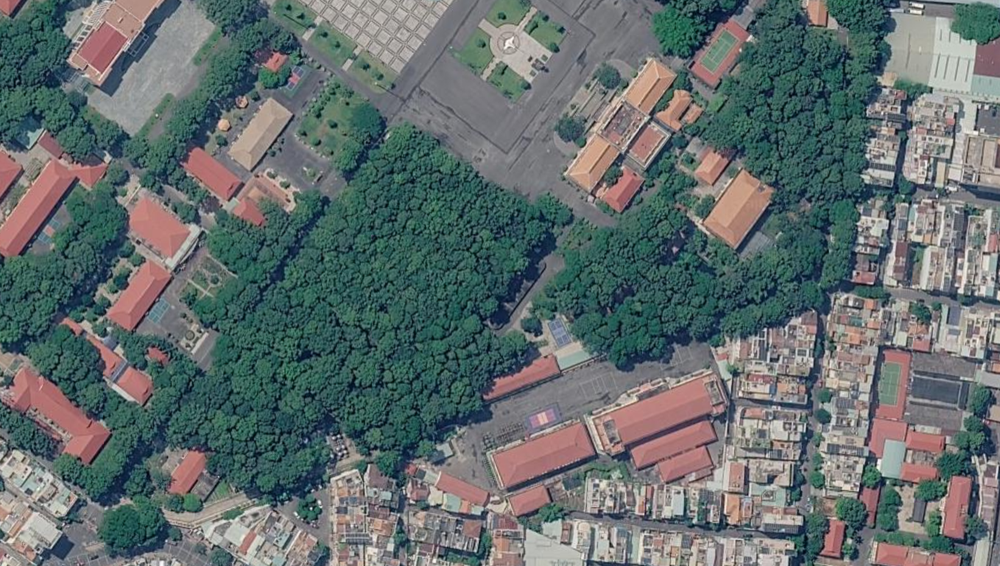
#> input picture references/refmap.png, 1000 x 566 px, shrunk from 1358 x 768 before the run
$ python get_px_per_meter.py
#> lines starting #> are read from the running program, lines starting #| are printed output that depends on the picture; after the words box and inside, x2 and y2 are one past the last pixel; in counts of white or black regions, pixels touching at a corner belong together
# -*- coding: utf-8 -*-
# Copyright (c) 2026 Phan Thanh An and Tran Anh Dung
# Institute of Mathematical and Computational Sciences (IMACS)
# Contact: Prof. Phan Thanh An <thanhan@hcmut.edu.vn>
#          Tran Anh Dung <trananhdung@iuh.edu.vn>, <tadung.sdh231@hcmut.edu.vn>
# Released under the MIT License (see LICENSE).
"""
get_px_per_meter.py
- Ảnh cố định: references/refmap.png
- Click 2 điểm đầu-cuối thanh scale bar
- Nhập độ dài thực (m) từ bàn phím (ví dụ 90)
- Trả ra px_per_meter
"""

import math
import cv2

IMAGE_PATH = "references/refmap.png"

clicked_points = []


def mouse_callback(event, x, y, flags, param):
    global clicked_points
    img_draw = param["img_draw"]

    if event == cv2.EVENT_LBUTTONDOWN:
        if len(clicked_points) < 2:
            clicked_points.append((x, y))
            cv2.circle(img_draw, (x, y), 5, (0, 0, 255), -1)
            cv2.putText(
                img_draw,
                f"P{len(clicked_points)}({x},{y})",
                (x + 8, y - 8),
                cv2.FONT_HERSHEY_SIMPLEX,
                0.5,
                (0, 255, 255),
                1,
                cv2.LINE_AA
            )
            if len(clicked_points) == 2:
                cv2.line(img_draw, clicked_points[0], clicked_points[1], (255, 0, 0), 2)


def compute_distance_px(p1, p2):
    return math.hypot(p2[0] - p1[0], p2[1] - p1[1])


def main():
    img = cv2.imread(IMAGE_PATH)
#> img is the input picture: shape (566, 1000, 3); mean B, G, R 109.1, 109.2, 98.9
    if img is None:
        print(f"[ERROR] Không đọc được ảnh: {IMAGE_PATH}")
        return

    img_draw = img.copy()

    guide = "Click 2 diem scale bar | R: reset | Enter: tinh | ESC: thoat"
    cv2.namedWindow("get_px_per_meter", cv2.WINDOW_NORMAL)
    cv2.setMouseCallback("get_px_per_meter", mouse_callback, {"img_draw": img_draw})

    while True:
        show = img_draw.copy()
        cv2.putText(show, guide, (20, 30), cv2.FONT_HERSHEY_SIMPLEX, 0.7, (50, 255, 50), 2, cv2.LINE_AA)
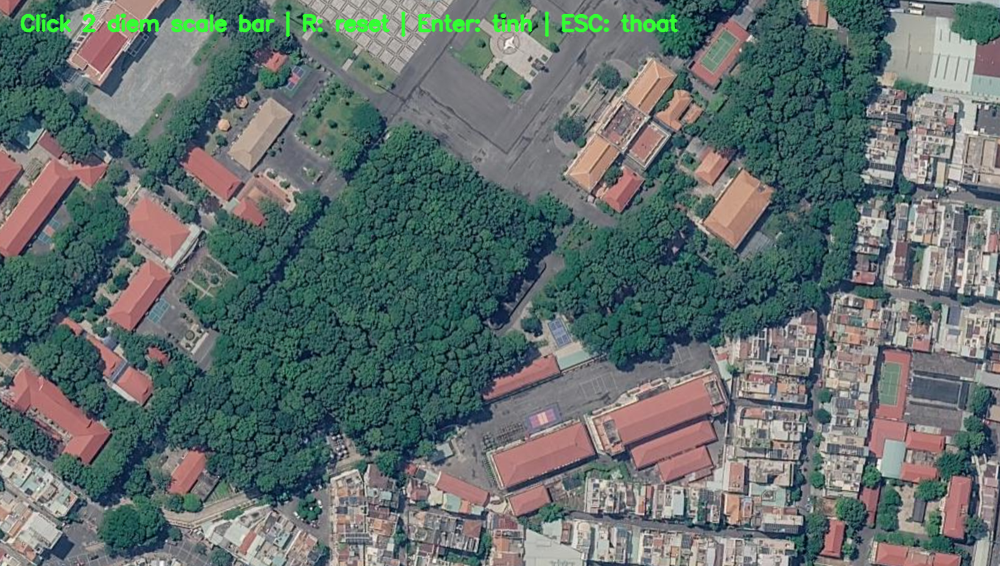
#> show: shape (566, 1000, 3); 1.23% of pixels changed, all inside (x1, y1, x2, y2) = (20, 11, 679, 37)
        cv2.imshow("get_px_per_meter", show)

        key = cv2.waitKey(20) & 0xFF
#> (key Esc is pressed here)

        # ESC
        if key == 27:
            print("[INFO] Thoát.")
            break

        # R hoặc r: reset
        if key in [ord("r"), ord("R")]:
            clicked_points.clear()
            img_draw = img.copy()
            cv2.setMouseCallback("get_px_per_meter", mouse_callback, {"img_draw": img_draw})
            print("[INFO] Đã reset điểm.")

        # Enter
        if key in [13, 10]:
            if len(clicked_points) != 2:
                print("[WARN] Cần click đủ 2 điểm trước khi tính.")
                continue

            raw = input("Nhập độ dài thực của scale bar (m), ví dụ 90: ").strip()
            try:
                meters = float(raw)
            except ValueError:
                print("[ERROR] Giá trị mét không hợp lệ.")
                continue

            if meters <= 0:
                print("[ERROR] Giá trị mét phải > 0.")
                continue

            p1, p2 = clicked_points
            dist_px = compute_distance_px(p1, p2)

            if dist_px <= 0:
                print("[ERROR] Khoảng cách pixel không hợp lệ.")
                continue

            px_per_meter = dist_px / meters
            meter_per_px = meters / dist_px

            print("\n========== KẾT QUẢ ==========")
            print(f"Ảnh: {IMAGE_PATH}")
            print(f"P1 = {p1}")
            print(f"P2 = {p2}")
            print(f"Độ dài scale bar (px): {dist_px:.4f}")
            print(f"Độ dài thực (m): {meters:.4f}")
            print(f"px_per_meter = {px_per_meter:.6f}")
            print(f"meter_per_px = {meter_per_px:.6f}")
            print("=============================\n")

            cv2.putText(
                img_draw,
                f"px_per_meter={px_per_meter:.6f}",
                (20, 65),
                cv2.FONT_HERSHEY_SIMPLEX,
                0.8,
                (0, 255, 0),
                2,
                cv2.LINE_AA
            )
            cv2.putText(
                img_draw,
                f"meter_per_px={meter_per_px:.6f}",
                (20, 95),
                cv2.FONT_HERSHEY_SIMPLEX,
                0.8,
                (0, 255, 0),
                2,
                cv2.LINE_AA
            )

    cv2.destroyAllWindows()


if __name__ == "__main__":
    main()
